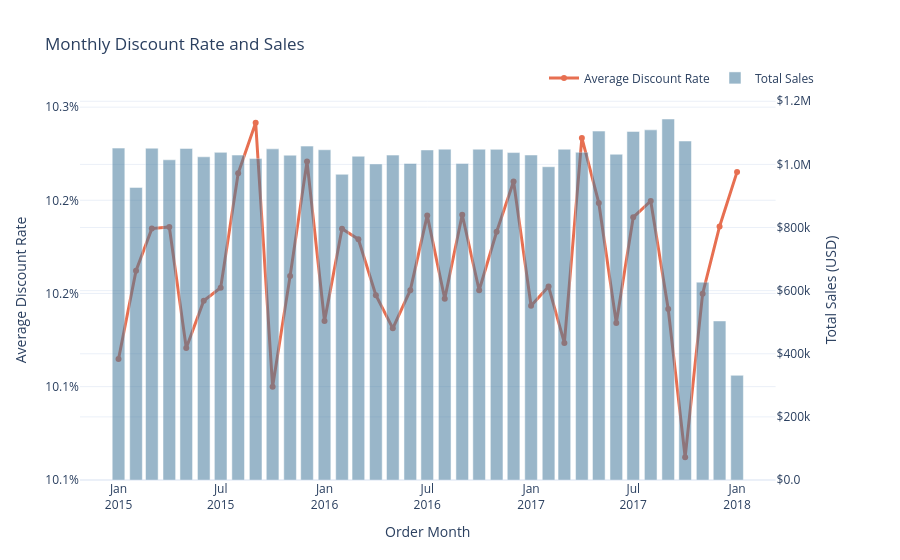

Source (notebook cell):
### Code cell
from plotly.subplots import make_subplots
import plotly.graph_objects as go

fig = make_subplots(specs=[[{"secondary_y": True}]])

# Average monthly discount rate
fig.add_trace(
    go.Scatter(
        x=monthly_discount_result["Period"],
        y=monthly_discount_result["Average_Discount_Rate"],
        name="Average Discount Rate",
        mode="lines+markers",
        line=dict(color="#E76F51", width=3),
        hovertemplate=(
            "Month: %{x|%b %Y}<br>"
            "Average discount: %{y:.2%}"
            "<extra></extra>"
        ),
    ),
    secondary_y=False,
)

# Total monthly sales
fig.add_trace(
    go.Bar(
        x=monthly_discount_result["Period"],
        y=monthly_discount_result["Total_Sales"],
        name="Total Sales",
        marker_color="#457B9D",
        opacity=0.55,
        hovertemplate=(
            "Month: %{x|%b %Y}<br>"
            "Sales: $%{y:,.0f}"
            "<extra></extra>"
        ),
    ),
    secondary_y=True,
)

fig.update_layout(
    title="Monthly Discount Rate and Sales",
    template="plotly_white",
    hovermode="x unified",
    legend=dict(
        orientation="h",
        yanchor="bottom",
        y=1.02,
        xanchor="right",
        x=1,
    ),
)

fig.update_xaxes(
    title_text="Order Month",
    tickformat="%b<br>%Y",
)

fig.update_yaxes(
    title_text="Average Discount Rate",
    tickformat=".1%",
    secondary_y=False,
)

fig.update_yaxes(
    title_text="Total Sales (USD)",
    tickprefix="$",
    tickformat=",.2s",
    secondary_y=True,
)

fig.show()

### Figure 1 — Plotly figure (JSON) as saved in the notebook; plotly's stock layout.template omitted (floating-point values rounded to 4 significant figures)
{"data": [{"hovertemplate": "Month: %{x|%b %Y}<br>Average discount: %{y:.2%}<extra></extra>", "line": {"color": "#E76F51", "width": 3}, "mode": "lines+markers", "name": "Average Discount Rate", "type": "scatter", "x": ["2015-01-01T00:00:00", "2015-02-01T00:00:00", "2015-03-01T00:00:00", "2015-04-01T00:00:00", "2015-05-01T00:00:00", "2015-06-01T00:00:00", "2015-07-01T00:00:00", "2015-08-01T00:00:00", "2015-09-01T00:00:00", "2015-10-01T00:00:00", "2015-11-01T00:00:00", "2015-12-01T00:00:00", "2016-01-01T00:00:00", "2016-02-01T00:00:00", "2016-03-01T00:00:00", "2016-04-01T00:00:00", "2016-05-01T00:00:00", "2016-06-01T00:00:00", "2016-07-01T00:00:00", "2016-08-01T00:00:00", "2016-09-01T00:00:00", "2016-10-01T00:00:00", "2016-11-01T00:00:00", "2016-12-01T00:00:00", "2017-01-01T00:00:00", "2017-02-01T00:00:00", "2017-03-01T00:00:00", "2017-04-01T00:00:00", "2017-05-01T00:00:00", "2017-06-01T00:00:00", "2017-07-01T00:00:00", "2017-08-01T00:00:00", "2017-09-01T00:00:00", "2017-10-01T00:00:00", "2017-11-01T00:00:00", "2017-12-01T00:00:00", "2018-01-01T00:00:00"], "xaxis": "x", "y": [0.1011, 0.1016, 0.1018, 0.1019, 0.1012, 0.1015, 0.1015, 0.1021, 0.1024, 0.101, 0.1016, 0.1022, 0.1014, 0.1018, 0.1018, 0.1015, 0.1013, 0.1015, 0.1019, 0.1015, 0.1019, 0.1015, 0.1018, 0.1021, 0.1014, 0.1015, 0.1012, 0.1023, 0.102, 0.1013, 0.1019, 0.102, 0.1014, 0.1006, 0.1015, 0.1019, 0.1022], "yaxis": "y"}, {"hovertemplate": "Month: %{x|%b %Y}<br>Sales: $%{y:,.0f}<extra></extra>", "marker": {"color": "#457B9D"}, "name": "Total Sales", "opacity": 0.55, "type": "bar", "x": ["2015-01-01T00:00:00", "2015-02-01T00:00:00", "2015-03-01T00:00:00", "2015-04-01T00:00:00", "2015-05-01T00:00:00", "2015-06-01T00:00:00", "2015-07-01T00:00:00", "2015-08-01T00:00:00", "2015-09-01T00:00:00", "2015-10-01T00:00:00", "2015-11-01T00:00:00", "2015-12-01T00:00:00", "2016-01-01T00:00:00", "2016-02-01T00:00:00", "2016-03-01T00:00:00", "2016-04-01T00:00:00", "2016-05-01T00:00:00", "2016-06-01T00:00:00", "2016-07-01T00:00:00", "2016-08-01T00:00:00", "2016-09-01T00:00:00", "2016-10-01T00:00:00", "2016-11-01T00:00:00", "2016-12-01T00:00:00", "2017-01-01T00:00:00", "2017-02-01T00:00:00", "2017-03-01T00:00:00", "2017-04-01T00:00:00", "2017-05-01T00:00:00", "2017-06-01T00:00:00", "2017-07-01T00:00:00", "2017-08-01T00:00:00", "2017-09-01T00:00:00", "2017-10-01T00:00:00", "2017-11-01T00:00:00", "2017-12-01T00:00:00", "2018-01-01T00:00:00"], "xaxis": "x", "y": [1052000.0, 927000.0, 1051000.0, 1014000.0, 1050000.0, 1024000.0, 1038000.0, 1029000.0, 1018000.0, 1049000.0, 1029000.0, 1058000.0, 1046000.0, 968500.0, 1026000.0, 1001000.0, 1029000.0, 1003000.0, 1046000.0, 1048000.0, 1002000.0, 1048000.0, 1048000.0, 1037000.0, 1030000.0, 992500.0, 1048000.0, 1038000.0, 1105000.0, 1032000.0, 1104000.0, 1109000.0, 1144000.0, 1074000.0, 626900.0, 503900.0, 331700.0], "yaxis": "y2"}], "layout": {"hovermode": "x unified", "legend": {"orientation": "h", "x": 1, "xanchor": "right", "y": 1.02, "yanchor": "bottom"}, "title": {"text": "Monthly Discount Rate and Sales"}, "xaxis": {"anchor": "y", "domain": [0, 0.94], "tickformat": "%b<br>%Y", "title": {"text": "Order Month"}}, "yaxis": {"anchor": "x", "domain": [0, 1], "tickformat": ".1%", "title": {"text": "Average Discount Rate"}}, "yaxis2": {"anchor": "x", "overlaying": "y", "side": "right", "tickformat": ",.2s", "tickprefix": "$", "title": {"text": "Total Sales (USD)"}}}}
